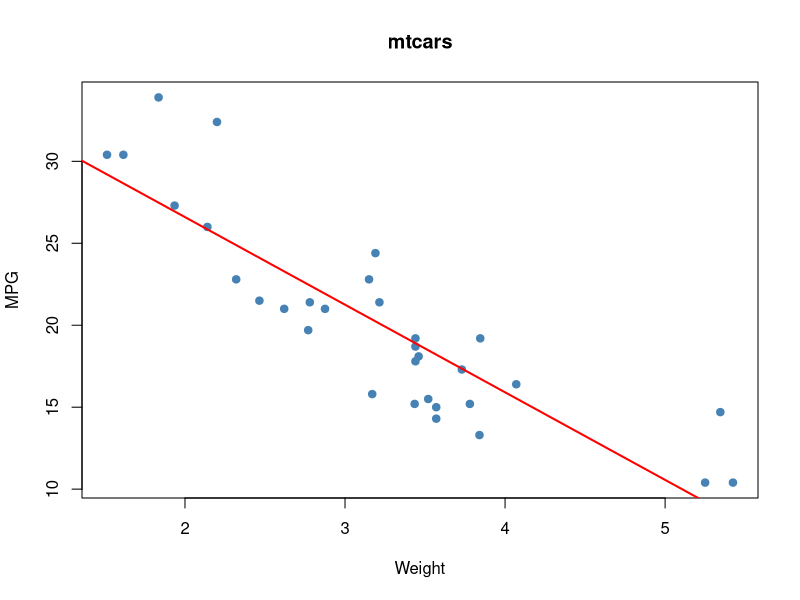

Write R code to recreate this figure. (Note: this script raises an error after producing the figure.)
# HTML pages and URLs in the browser view of Bio7: an HTML report of an analysis
# written with R and shown with bio7_browse().
#
#   bio7_browse("https://...")     # a URL
#   bio7_browse("report.html")     # an HTML file

fit <- lm(mpg ~ wt + hp, data = mtcars)
co <- round(summary(fit)$coefficients, 4)

rows <- paste0("<tr><td>", rownames(co), "</td>",
               apply(co, 1, function(r) paste0("<td>", r, "</td>", collapse = "")), "</tr>", collapse = "\n")
png_file <- file.path(tempdir(), "mtcars.png")
png(png_file, width = 640, height = 420)
plot(mtcars$wt, mtcars$mpg, pch = 19, col = "steelblue", xlab = "Weight", ylab = "MPG", main = "mtcars")
abline(lm(mpg ~ wt, data = mtcars), col = "red", lwd = 2)
dev.off()

html <- paste0('<!doctype html><html><head><meta charset="utf-8"><title>Report</title>
<style>body{font-family:sans-serif;margin:24px} table{border-collapse:collapse}
td,th{border:1px solid #ccc;padding:4px 10px;text-align:right}</style></head><body>
<h2>Linear model: mpg ~ wt + hp</h2>
<table><tr><th></th><th>Estimate</th><th>Std. Error</th><th>t value</th><th>p</th></tr>
', rows, '</table>
<p>R squared: ', round(summary(fit)$r.squared, 3), '</p>
<img src="mtcars.png" width="640"></body></html>')
report <- file.path(tempdir(), "report.html")
writeLines(html, report)
bio7_browse(report)
